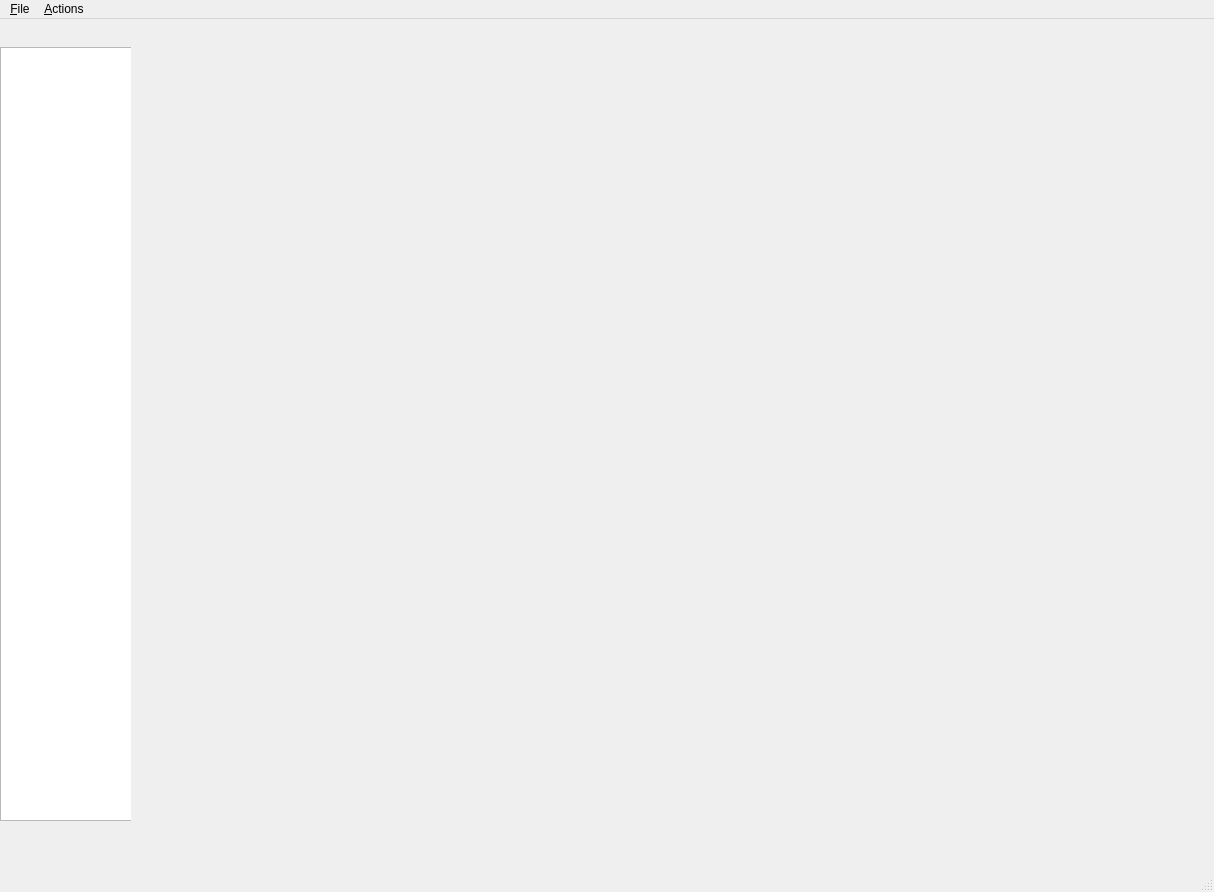
<?xml version="1.0" encoding="UTF-8"?>
<ui version="4.0">
 <class>qcustomplot_testClass</class>
 <widget class="QMainWindow" name="qcustomplot_testClass">
  <property name="geometry">
   <rect>
    <x>0</x>
    <y>0</y>
    <width>1214</width>
    <height>892</height>
   </rect>
  </property>
  <property name="windowTitle">
   <string>qCustomPlot Test</string>
  </property>
  <widget class="QWidget" name="centralwidget">
   <widget class="QWidget" name="formLayoutWidget">
    <property name="geometry">
     <rect>
      <x>0</x>
      <y>28</y>
      <width>131</width>
      <height>781</height>
     </rect>
    </property>
    <layout class="QFormLayout" name="formLayout">
     <item row="0" column="0">
      <widget class="QTreeView" name="view">
       <property name="enabled">
        <bool>true</bool>
       </property>
       <property name="sizePolicy">
        <sizepolicy hsizetype="Maximum" vsizetype="Maximum">
         <horstretch>0</horstretch>
         <verstretch>0</verstretch>
        </sizepolicy>
       </property>
       <property name="minimumSize">
        <size>
         <width>0</width>
         <height>774</height>
        </size>
       </property>
       <property name="alternatingRowColors">
        <bool>true</bool>
       </property>
       <property name="selectionBehavior">
        <enum>QAbstractItemView::SelectItems</enum>
       </property>
       <property name="horizontalScrollMode">
        <enum>QAbstractItemView::ScrollPerPixel</enum>
       </property>
       <property name="animated">
        <bool>false</bool>
       </property>
       <property name="allColumnsShowFocus">
        <bool>true</bool>
       </property>
      </widget>
     </item>
    </layout>
   </widget>
   <widget class="QWidget" name="formLayoutWidget_2">
    <property name="geometry">
     <rect>
      <x>136</x>
      <y>29</y>
      <width>771</width>
      <height>781</height>
     </rect>
    </property>
    <layout class="QFormLayout" name="formLayout_2">
     <item row="0" column="0" colspan="2">
      <widget class="QCustomPlot" name="customPlot" native="true">
       <property name="sizePolicy">
        <sizepolicy hsizetype="Expanding" vsizetype="Expanding">
         <horstretch>0</horstretch>
         <verstretch>0</verstretch>
        </sizepolicy>
       </property>
       <property name="minimumSize">
        <size>
         <width>640</width>
         <height>480</height>
        </size>
       </property>
      </widget>
     </item>
    </layout>
   </widget>
  </widget>
  <widget class="QMenuBar" name="menubar">
   <property name="geometry">
    <rect>
     <x>0</x>
     <y>0</y>
     <width>1214</width>
     <height>21</height>
    </rect>
   </property>
   <widget class="QMenu" name="fileMenu">
    <property name="title">
     <string>&amp;File</string>
    </property>
    <addaction name="exitAction"/>
   </widget>
   <widget class="QMenu" name="actionsMenu">
    <property name="title">
     <string>&amp;Actions</string>
    </property>
    <addaction name="insertRowAction"/>
    <addaction name="insertColumnAction"/>
    <addaction name="separator"/>
    <addaction name="removeRowAction"/>
    <addaction name="removeColumnAction"/>
    <addaction name="separator"/>
    <addaction name="insertChildAction"/>
   </widget>
   <addaction name="fileMenu"/>
   <addaction name="actionsMenu"/>
  </widget>
  <widget class="QStatusBar" name="statusbar"/>
  <action name="exitAction">
   <property name="text">
    <string>E&amp;xit</string>
   </property>
   <property name="shortcut">
    <string>Ctrl+Q</string>
   </property>
  </action>
  <action name="insertRowAction">
   <property name="text">
    <string>Insert Row</string>
   </property>
   <property name="shortcut">
    <string>Ctrl+I, R</string>
   </property>
  </action>
  <action name="removeRowAction">
   <property name="text">
    <string>Remove Row</string>
   </property>
   <property name="shortcut">
    <string>Ctrl+R, R</string>
   </property>
  </action>
  <action name="insertColumnAction">
   <property name="text">
    <string>Insert Column</string>
   </property>
   <property name="shortcut">
    <string>Ctrl+I, C</string>
   </property>
  </action>
  <action name="removeColumnAction">
   <property name="text">
    <string>Remove Column</string>
   </property>
   <property name="shortcut">
    <string>Ctrl+R, C</string>
   </property>
  </action>
  <action name="insertChildAction">
   <property name="text">
    <string>Insert Child</string>
   </property>
   <property name="shortcut">
    <string>Ctrl+N</string>
   </property>
   <property name="visible">
    <bool>true</bool>
   </property>
  </action>
 </widget>
 <customwidgets>
  <customwidget>
   <class>QCustomPlot</class>
   <extends>QWidget</extends>
   <header>qcustomplot.h</header>
   <container>1</container>
  </customwidget>
 </customwidgets>
 <resources/>
 <connections/>
</ui>
